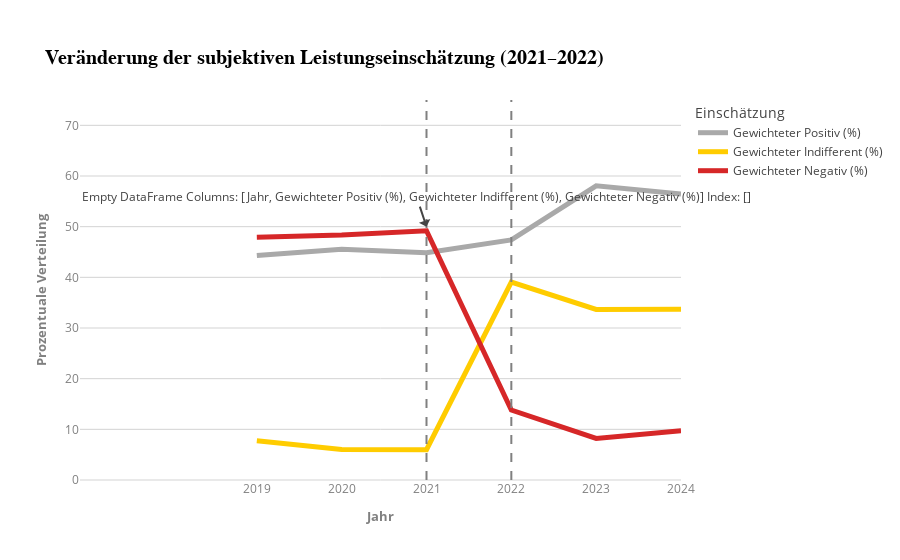

The cell this chart's notebook holds for it:
### Code cell
import plotly.express as px

# DataFrame umstrukturieren (nur 2021 und 2022)
df_leistung_filtered = df_leistung[df_leistung["Jahr"].isin(["2019", "2020", "2021", "2022", "2023", "2024"])]

# "Positiv", "Indifferent" und "Negativ" auswählen
df_leistung_melted = df_leistung_filtered.melt(id_vars="Jahr", var_name="Einschätzung", value_name="Prozent")
df_leistung_melted = df_leistung_melted[df_leistung_melted["Einschätzung"].isin(
    ["Gewichteter Positiv (%)", "Gewichteter Indifferent (%)", "Gewichteter Negativ (%)"]
)]

# Farben definieren (Positiv wird grau)
color_map = {
    "Gewichteter Positiv (%)": "#A9A9A9",   # Grau
    "Gewichteter Indifferent (%)": "#ffcc00",  # Gelb
    "Gewichteter Negativ (%)": "#d62728"   # Rot
}

# Linien-Diagramm erstellen
fig = px.line(
    df_leistung_melted,
    x="Jahr",
    y="Prozent",
    color="Einschätzung",
    markers=False,
    title="Veränderung der subjektiven Leistungseinschätzung (2021–2022)",
    color_discrete_map=color_map,
    template="infoviz"
)

# **Gestrichelte vertikale Linien für 2021 und 2022**
for jahr in ["2021", "2022"]:
    fig.add_shape(
        type="line",
        x0=jahr, x1=jahr,  # X-Wert bleibt konstant für vertikale Linie
        y0=0, y1=100,  # Linie von unten nach oben durchziehen
        line=dict(color="grey", width=2, dash="dash"),  # Schwarz, gestrichelt                                                                                                                                                                                                                                                                                                                                                                                                  
    )

fig.add_annotation(
    x="2021",
    y=50,
    text=f"{df_leistung_filtered.query('Jahr == 2021')}"
)

# Layout-Anpassungen
fig.update_traces(line=dict(width=5))  # Linien dicker machen

fig.update_layout(
    xaxis=dict(title="Jahr", tickmode="array", tickvals=["2019", "2020", "2021", "2022", "2023", "2024"]),
    yaxis=dict(title="Prozentuale Verteilung", range=[0, 75]),
    legend_title="Einschätzung"
)

fig.show()

### Figure 1 — Plotly figure (JSON) as saved in the notebook; plotly's stock layout.template omitted (floating-point values rounded to 4 significant figures)
{"data": [{"hovertemplate": "Einschätzung=Gewichteter Positiv (%)<br>Jahr=%{x}<br>Prozent=%{y}<extra></extra>", "legendgroup": "Gewichteter Positiv (%)", "line": {"color": "#A9A9A9", "dash": "solid", "width": 5}, "marker": {"symbol": "circle"}, "mode": "lines", "name": "Gewichteter Positiv (%)", "orientation": "v", "showlegend": true, "type": "scatter", "x": ["2019", "2020", "2021", "2022", "2023", "2024"], "xaxis": "x", "y": [44.33, 45.55, 44.84, 47.38, 58.06, 56.45], "yaxis": "y"}, {"hovertemplate": "Einschätzung=Gewichteter Indifferent (%)<br>Jahr=%{x}<br>Prozent=%{y}<extra></extra>", "legendgroup": "Gewichteter Indifferent (%)", "line": {"color": "#ffcc00", "dash": "solid", "width": 5}, "marker": {"symbol": "circle"}, "mode": "lines", "name": "Gewichteter Indifferent (%)", "orientation": "v", "showlegend": true, "type": "scatter", "x": ["2019", "2020", "2021", "2022", "2023", "2024"], "xaxis": "x", "y": [7.727, 6.032, 5.972, 39.08, 33.67, 33.71], "yaxis": "y"}, {"hovertemplate": "Einschätzung=Gewichteter Negativ (%)<br>Jahr=%{x}<br>Prozent=%{y}<extra></extra>", "legendgroup": "Gewichteter Negativ (%)", "line": {"color": "#d62728", "dash": "solid", "width": 5}, "marker": {"symbol": "circle"}, "mode": "lines", "name": "Gewichteter Negativ (%)", "orientation": "v", "showlegend": true, "type": "scatter", "x": ["2019", "2020", "2021", "2022", "2023", "2024"], "xaxis": "x", "y": [47.93, 48.35, 49.2, 13.8, 8.198, 9.739], "yaxis": "y"}], "layout": {"annotations": [{"text": "Empty DataFrame\nColumns: [Jahr, Gewichteter Positiv (%), Gewichteter Indifferent (%), Gewichteter Negativ (%)]\nIndex: []", "x": "2021", "y": 50}], "legend": {"title": {"text": "Einschätzung"}, "tracegroupgap": 0}, "shapes": [{"line": {"color": "grey", "dash": "dash", "width": 2}, "type": "line", "x0": "2021", "x1": "2021", "y0": 0, "y1": 100}, {"line": {"color": "grey", "dash": "dash", "width": 2}, "type": "line", "x0": "2022", "x1": "2022", "y0": 0, "y1": 100}], "title": {"text": "Veränderung der subjektiven Leistungseinschätzung (2021–2022)"}, "xaxis": {"anchor": "y", "domain": [0, 1], "tickmode": "array", "tickvals": ["2019", "2020", "2021", "2022", "2023", "2024"], "title": {"text": "Jahr"}}, "yaxis": {"anchor": "x", "domain": [0, 1], "range": [0, 75], "title": {"text": "Prozentuale Verteilung"}}}}
